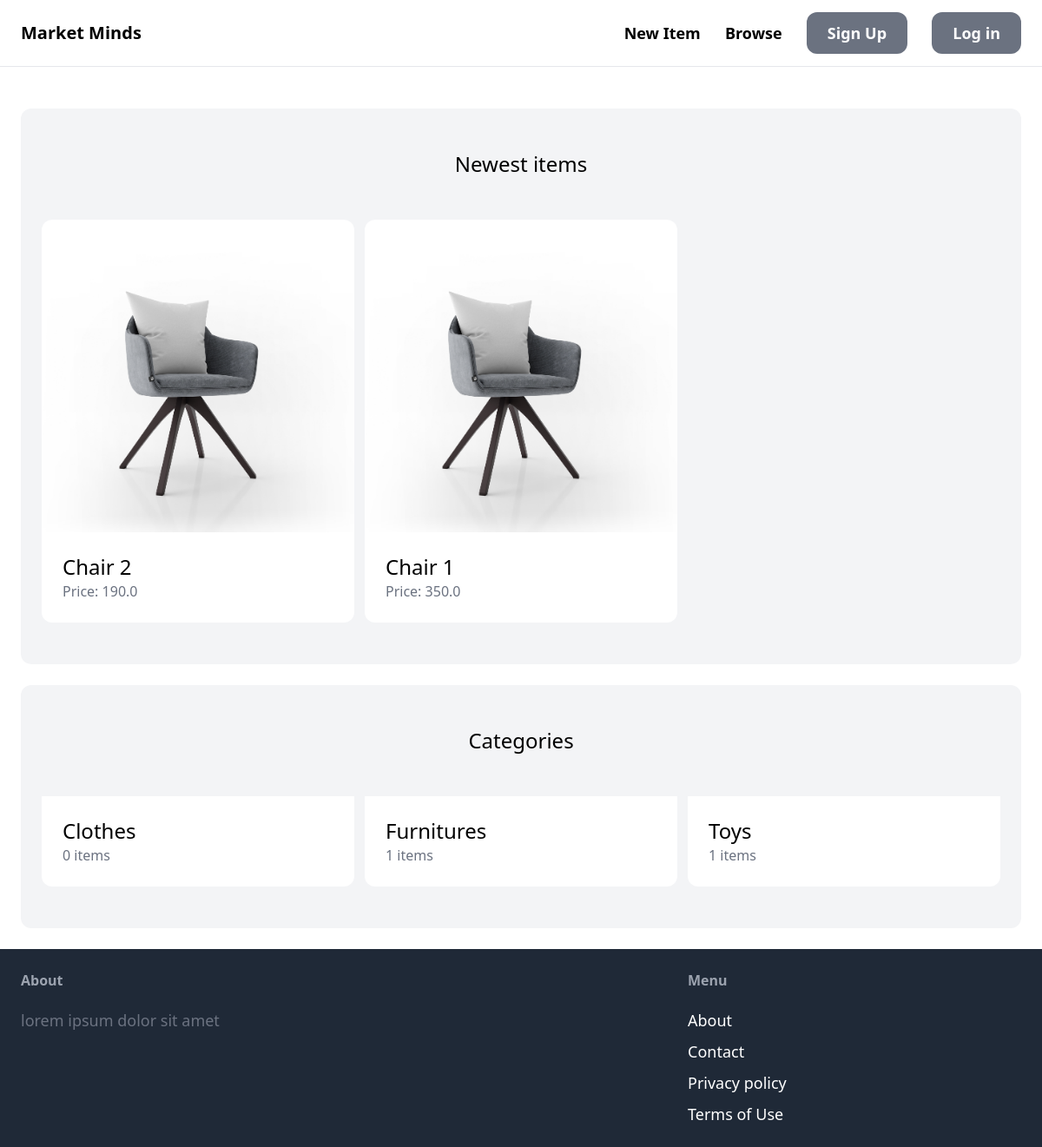
The page / on the database its author committed.
### item/models.py (models this page shows, shortened)
class Item(models.Model):
    category = models.ForeignKey(Category, related_name='items', on_delete=models.CASCADE)
    name = models.CharField(max_length=255)
    description = models.TextField(blank=True, null=True)
    price = models.FloatField()
    image = models.ImageField(upload_to='item_images', blank=True, null=True)
    is_sold = models.BooleanField(default=False)
    created_by = models.ForeignKey(User, related_name='items', on_delete=models.CASCADE)
    created_at = models.DateTimeField(auto_now_add=True)

class Category(models.Model):
    name = models.CharField(max_length=255)
    class Meta:
        ordering = ('name',)
        verbose_name_plural = 'Categories'

### core/views.py (the view)
# urls.py: path('', views.index, name='index'),
def index(request):
    items = Item.objects.filter(is_sold=False)[0:6]
    categories = Category.objects.all()
    return render(request, 'core/index.html', {
        'categories': categories,
        'items': items,
    })

### core/templates/core/index.html (shortened to what this page needs)
{%extends 'core/base.html'%}
{% block content %}
    <div class="mt-6 px-6 py-12 bg-gray-100 rounded-xl">
        <h2 class="mb-12 text-2xl text-center">Newest items</h2>
        <div class="grid grid-cols-3 gap-3">
            {% for item in items %}
                <div>
                    <a href="{% url 'item:detail' item.id %}">
                        <div>
                            {% if item.image %}
                                <img src="{{ item.image.url }}" class="rounded-t-xl">
                            {% else %}
                                <p>No image available</p>
                            {% endif %}
                        </div>
                        <div class="p-6 bg-white rounded-b-xl">
                            <h2 class="text-2xl">{{ item.name }}</h2>
                            <p class="text-gray-500">Price: {{ item.price }}</p>
                        </div>
                    </a>
                </div>
            {% endfor %}
        </div>
    </div>
    <div class="mt-6 px-6 py-12 bg-gray-100 rounded-xl">
        <h2 class="mb-12 text-2xl text-center">Categories</h2>
        <div class="grid grid-cols-3 gap-3">
            {% for category in categories %}
                <div>
                    <a href="#">
                        <div class="p-6 bg-white rounded-b-xl">
                            <h2 class="text-2xl">{{ category.name }}</h2>
                            <p class="text-gray-500">{{ category.items.count }} items</p>
                        </div>
                    </a>
                </div>
            {% endfor %}
        </div>
    </div>
{% endblock %}

### rows shown on the page
Item: image (picture), name "Chair 2", price "190.0"
Item: image (picture), name "Chair 1", price "350.0"
Category: name "Clothes", items.count "0"
Category: name "Furnitures", items.count "1"
Category: name "Toys", items.count "1"
